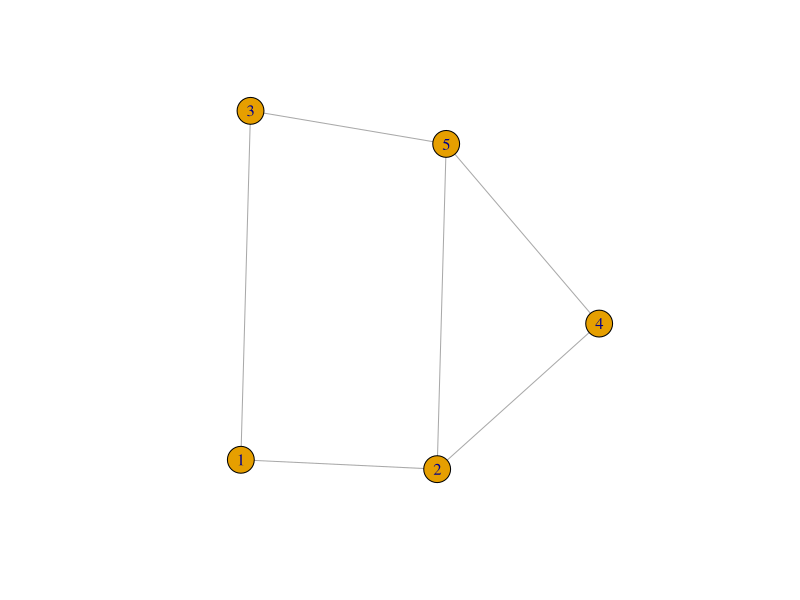

Source code (R):
## ---- chunk 1
library(igraph)
set.seed(24)
G = erdos.renyi.game(5, .4)
plot(G)
